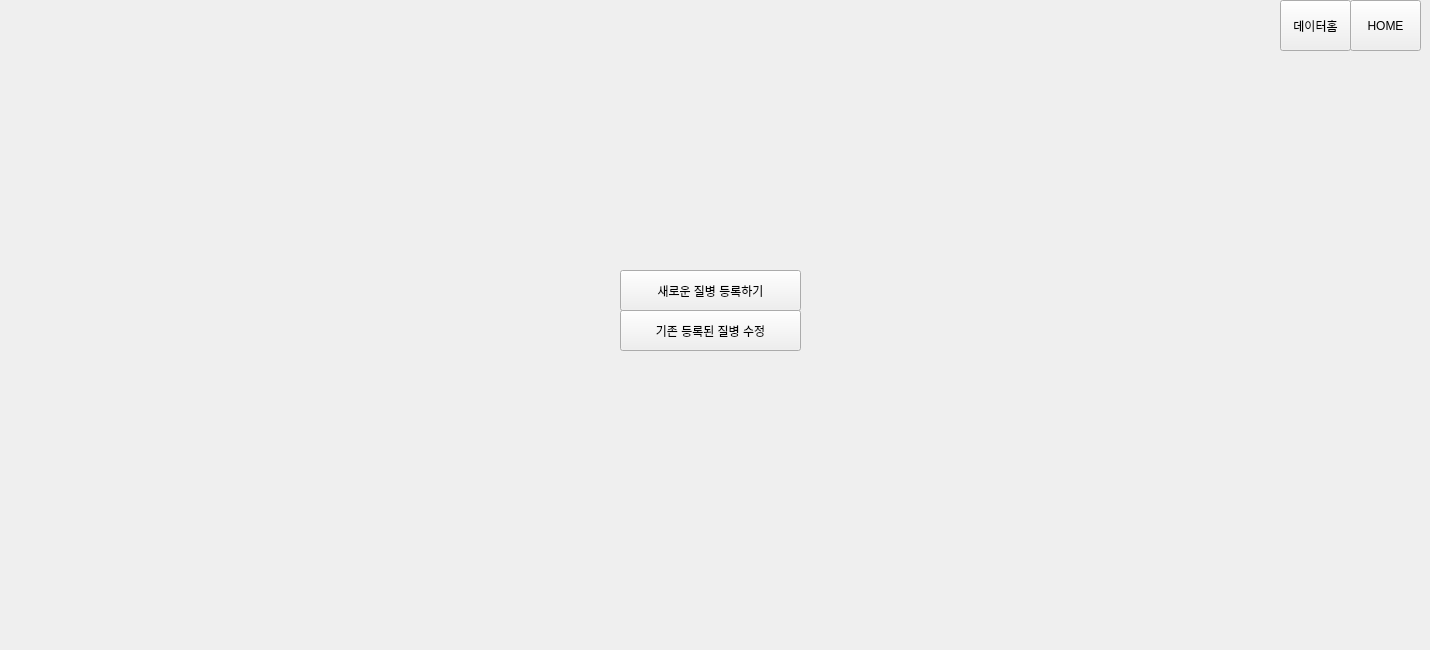
      <widget class="QWidget" name="page_data_dis_1_25">
       <widget class="QWidget" name="widget_38" native="true">
        <property name="geometry">
         <rect>
          <x>360</x>
          <y>70</y>
          <width>701</width>
          <height>571</height>
         </rect>
        </property>
        <widget class="QPushButton" name="btn_edit_existing_dis_25">
         <property name="geometry">
          <rect>
           <x>260</x>
           <y>240</y>
           <width>181</width>
           <height>41</height>
          </rect>
         </property>
         <property name="text">
          <string>기존 등록된 질병 수정</string>
         </property>
        </widget>
        <widget class="QPushButton" name="btn_register_new_dis_25">
         <property name="geometry">
          <rect>
           <x>260</x>
           <y>200</y>
           <width>181</width>
           <height>41</height>
          </rect>
         </property>
         <property name="text">
          <string>새로운 질병 등록하기</string>
         </property>
        </widget>
       </widget>
       <widget class="QWidget" name="widget_46" native="true">
        <property name="geometry">
         <rect>
          <x>1280</x>
          <y>0</y>
          <width>141</width>
          <height>51</height>
         </rect>
        </property>
        <widget class="QPushButton" name="btn_home_25">
         <property name="geometry">
          <rect>
           <x>70</x>
           <y>0</y>
           <width>71</width>
           <height>51</height>
          </rect>
         </property>
         <property name="text">
          <string>HOME</string>
         </property>
        </widget>
        <widget class="QPushButton" name="btn_data_home_25">
         <property name="geometry">
          <rect>
           <x>0</x>
           <y>0</y>
           <width>71</width>
           <height>51</height>
          </rect>
         </property>
         <property name="text">
          <string>데이터홈</string>
         </property>
        </widget>
       </widget>
      </widget>
